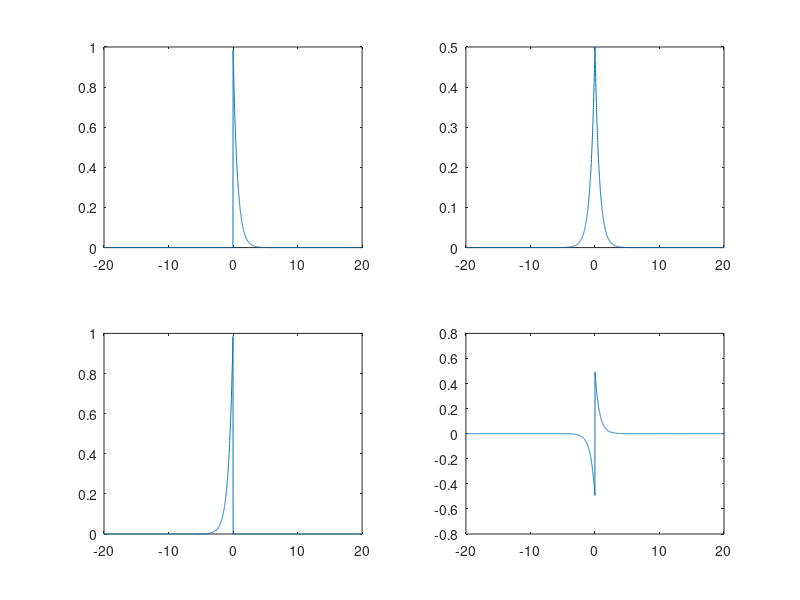
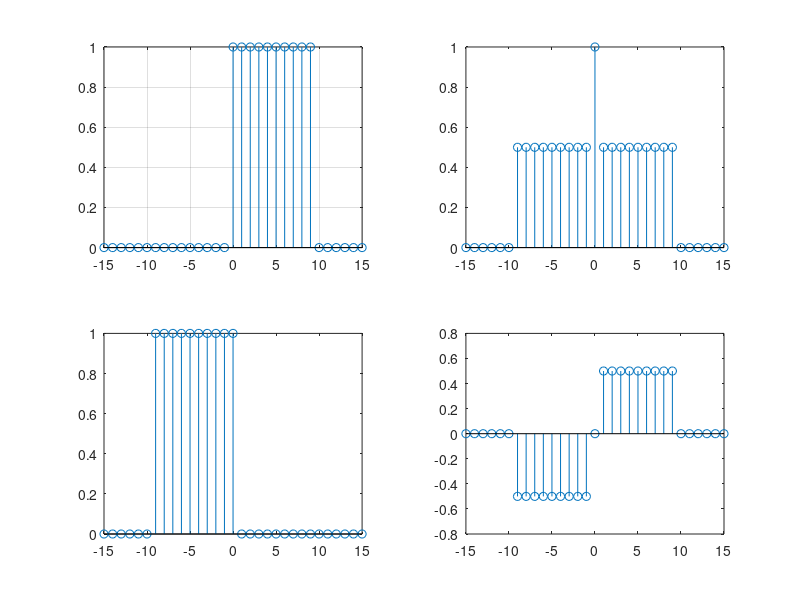
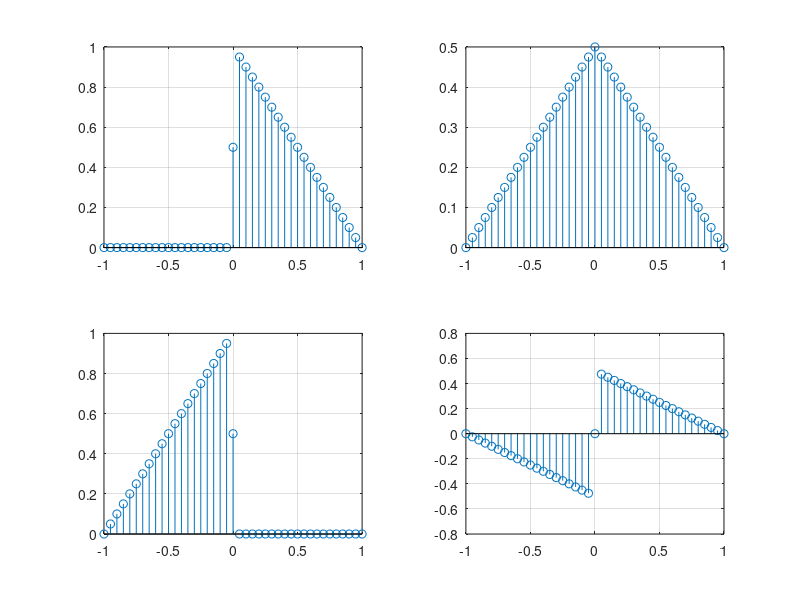

MATLAB code for these plots, in order:
clc;
clear all;
close all;
t=-20:0.01:20;
u=0.5*sign(t)+0.5;
x1=exp(-1.5*t).*u;
subplot(221),plot(t,x1);
x2=fliplr(x1);
subplot(223),plot(t,x2);
xe=0.5*(x1+x2);
subplot(222),plot(t,xe);
xo=0.5*(x1-x2);
subplot(224),plot(t,xo);
figure;
%Unit Step
n=-15:1:15;
y1=[zeros(1,15),ones(1,10),zeros(1,6)];
y2=fliplr(y1);
ye=0.5*(y1+y2);
yo=0.5*(y1-y2);
subplot(221),stem(n,y1);grid on
subplot(223),stem(n,y2);
subplot(222),stem(n,ye);
 
subplot(224),stem(n,yo);
%triangular
figure;
t=-1:.05:1
u=0.5*sign(t)+0.5;
x=(1-t).*u;
y=fliplr(x)
xe=0.5*(x+y);
xo=0.5*(x-y);
subplot(221),stem(t,x);grid on
subplot(223),stem(t,y);grid on
subplot(222),stem(t,xe);grid on
subplot(224),stem(t,xo);grid on
